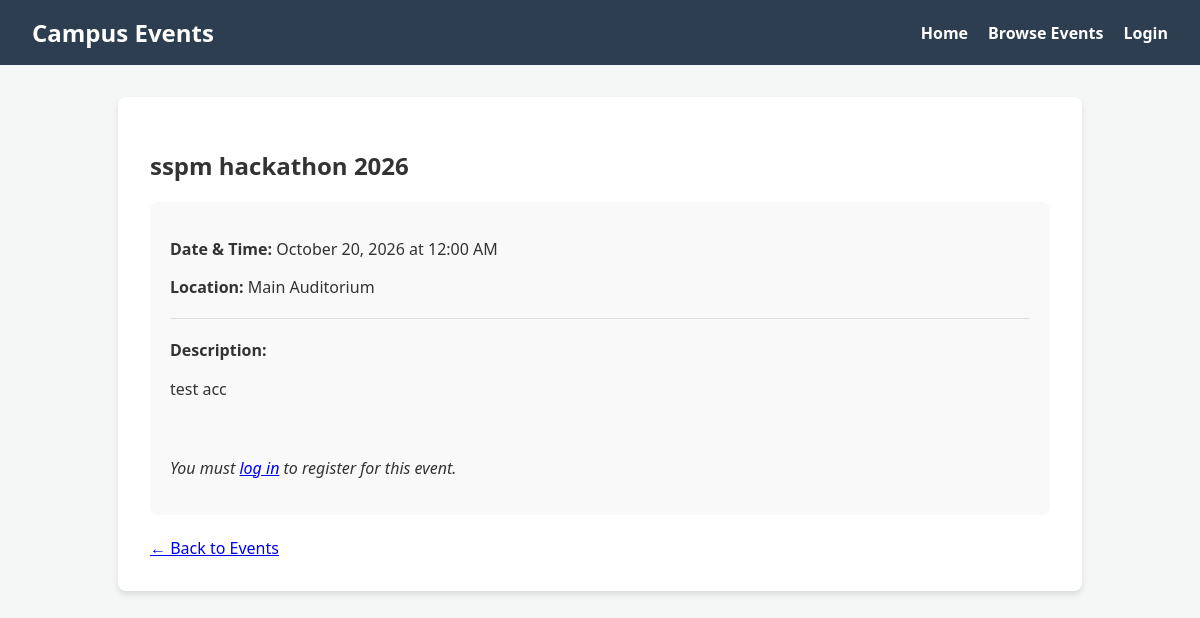
Page /event_details.php?id=4 on the committed database.
### tables this page shows
CREATE TABLE `events` (
  `id` int(11) NOT NULL,
  `title` varchar(200) NOT NULL,
  `description` text NOT NULL,
  `event_date` date NOT NULL,
  `location` varchar(255) NOT NULL,
  `image_path` varchar(255) DEFAULT NULL,
  `max_capacity` int(11) NOT NULL DEFAULT 50,
  `event_time` time NOT NULL,
  `venue` varchar(200) NOT NULL,
  `image` varchar(255) DEFAULT NULL,
  `created_at` timestamp NOT NULL DEFAULT current_timestamp()
);

### event_details.php (the view, shortened to what this page needs)
<?php
require_once "config/database.php";
$id = (int)$_GET['id'];
$result = $conn->query("SELECT * FROM events WHERE id = $id");
$event = $result->fetch_assoc();
?>
<!DOCTYPE html>
<html lang="en">
<head>
    <link rel="stylesheet" href="css/style.css">
</head>
<body>
    <nav>
        <h1>Campus Events</h1>
        <ul>
            <li><a href="index.php">Home</a></li>
            <li><a href="events.php">Browse Events</a></li>
            <?php if(isset($_SESSION['user_id'])): ?>
                <li><a href="my_events.php">My Registrations</a></li>
                <li><a href="logout.php">Logout</a></li>
            <?php else: ?>
                <li><a href="login.php">Login</a></li>
            <?php endif; ?>
        </ul>
    </nav>
    <div class="container">
        <h2><?php echo htmlspecialchars($event['title']); ?></h2>
        <div style="background: #f9f9f9; padding: 20px; border-radius: 8px; margin-top: 20px;">
            <p><strong>Date & Time:</strong> <?php echo date('F d, Y \a\t h:i A', strtotime($event['event_date'])); ?></p>
            <p><strong>Location:</strong> <?php echo htmlspecialchars($event['location']); ?></p>
            <hr style="border: 0; border-top: 1px solid #ddd; margin: 20px 0;">
            <p><strong>Description:</strong></p>
            <p style="line-height: 1.6;"><?php echo nl2br(htmlspecialchars($event['description'])); ?></p>
            <br>
            <?php if(isset($_SESSION['user_id'])): ?>
                <form action="register_event.php" method="POST">
                    <input type="hidden" name="event_id" value="<?php echo $event['id']; ?>">
                    <button type="submit" style="background-color: #27ae60; padding: 12px 24px; font-size: 1.1rem;">Register Now</button>
                </form>
            <?php else: ?>
                <p><em>You must <a href="login.php">log in</a> to register for this event.</em></p>
            <?php endif; ?>
        </div>
        <br>
        <a href="events.php">&larr; Back to Events</a>
    </div>
</body>
</html>

### css/style.css (style rules this page uses)
body { font-family: 'Segoe UI', Tahoma, Geneva, Verdana, sans-serif; margin: 0; padding: 0; background-color: #f4f7f6; color: #333; }
nav { background-color: #2c3e50; color: white; padding: 1rem 2rem; display: flex; justify-content: space-between; align-items: center; }
nav h1 { margin: 0; font-size: 1.5rem; }
nav ul { list-style: none; display: flex; gap: 20px; margin: 0; padding: 0; }
nav a { color: white; text-decoration: none; font-weight: bold; }
.container { max-width: 900px; margin: 2rem auto; background: white; padding: 2rem; border-radius: 8px; box-shadow: 0 4px 6px rgba(0,0,0,0.1); }

### rows in the picture
events: title "sspm hackathon 2026", event_date "October 20, 2026 at 12:00 AM", location "Main Auditorium", description "test acc"
